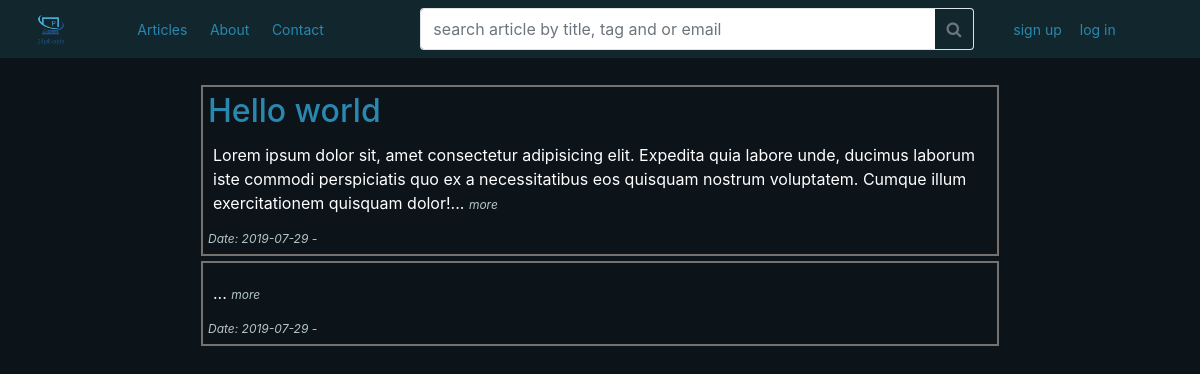
The app's page /, older data.
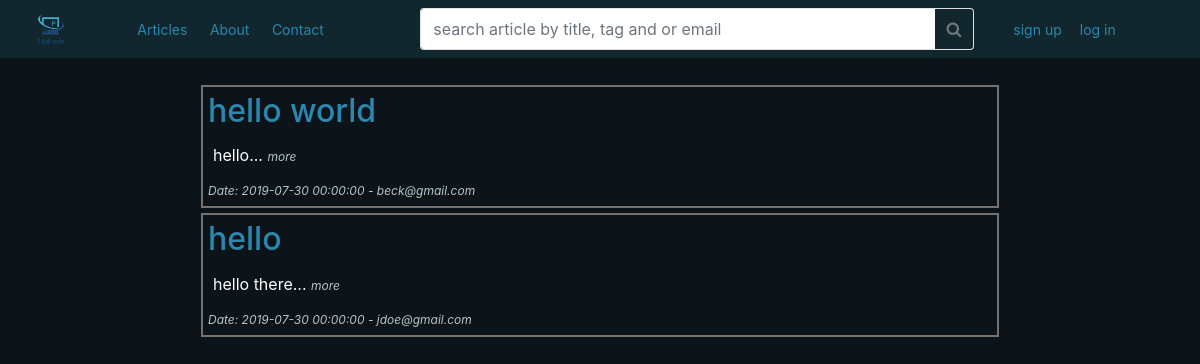
The same page, newer data.
### tables this page shows
CREATE TABLE `articles` (
  `post_id` int(11) NOT NULL,
  `post_title` varchar(255) NOT NULL,
  `post_content` text NOT NULL,
  `post_date` datetime NOT NULL DEFAULT current_timestamp(),
  `user_email` varchar(255) NOT NULL
);

### index.php (the view, shortened to what this page needs)
<?php
    include_once "views_preprocessor.php";
?>
<?php
    $read_article_query = "SELECT `post_title`, `post_content`, `post_date`, `user_email` FROM `articles` ORDER BY `post_date` DESC LIMIT 4;";
    $article_result = mysqli_query($db_connection, $read_article_query);
    $article_data = mysqli_fetch_all($article_result);
?>
<div class="index-body container-fluid">
    <?php
        if ($article_data):
            foreach ($article_data as $data):
    ?>
                <div class="article">
                    <h2><?=$data[0];?></h2>
                    <p><?=str_replace("rn", "<br>", substr($data[1], 0, 400) . "... ");?><a href="#"><span>more</span></a></p>
                    <span>Date: <?=$data[2] . " - " . $data[3];?></span>
                </div>
    <?php
            endforeach;
        else:
    ?>      <div>
                <p>Sorry Note articles here yet!!!</p>
            </div>
    <?php
        endif;
    ?>
</div>

Row changes from the older to the newer data that the page shows:
removed articles: post_title "Hello world", post_content "Lorem ipsum dolor sit, amet consectetur adipisicing elit. Expedita quia labore unde, ducimus laborum iste commodi perspiciatis quo ex a necessitatibus eos quisquam nostrum voluptatem. Cumque illum exercitationem quisquam dolor!...", post_date "2019-07-29"
removed articles: post_content "...", post_date "2019-07-29"
added articles: post_title "hello world", post_content "hello...", post_date "2019-07-30 00:00:00", user_email "beck@gmail.com"
added articles: post_title "hello", post_content "hello there...", post_date "2019-07-30 00:00:00", user_email "jdoe@gmail.com"
